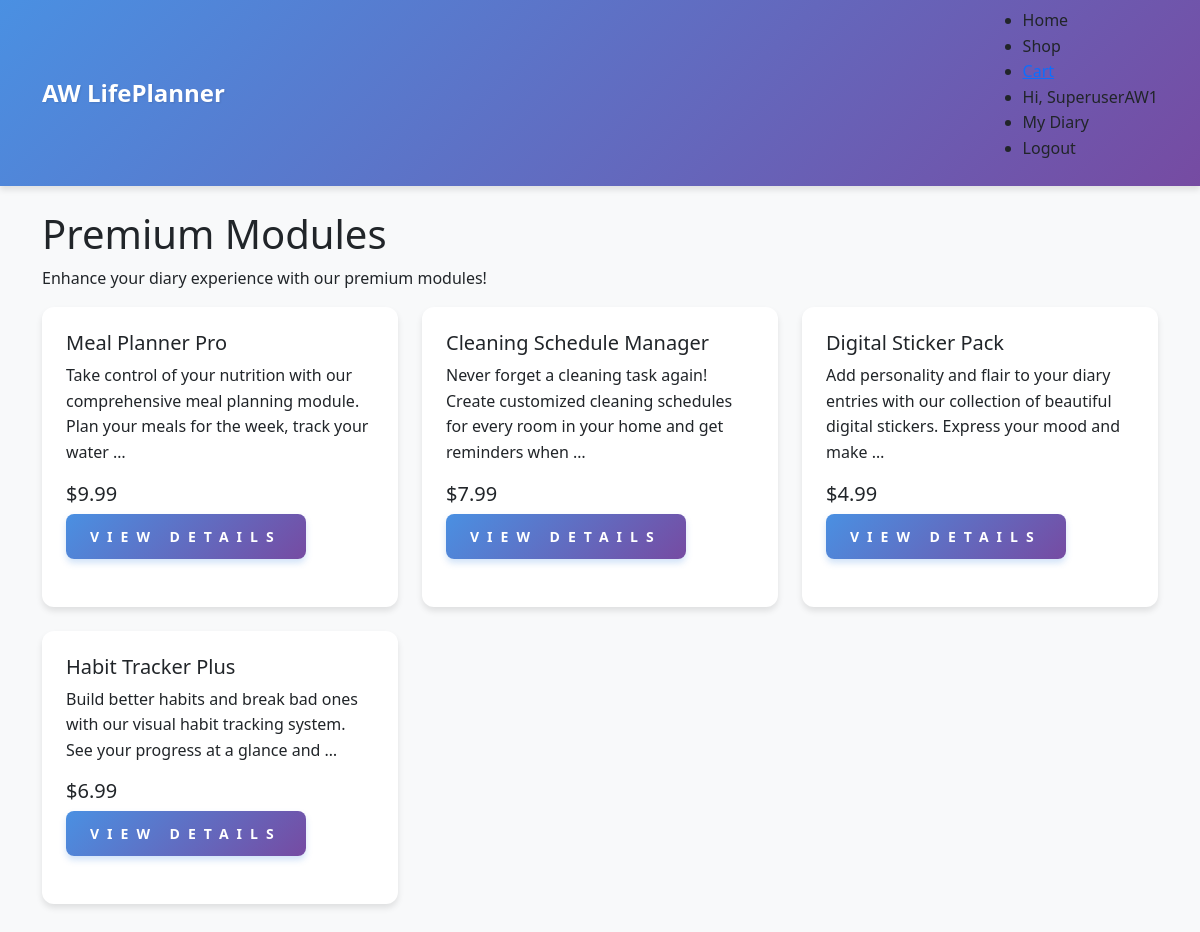
Page /shop/ (signed in) on the earlier database version.
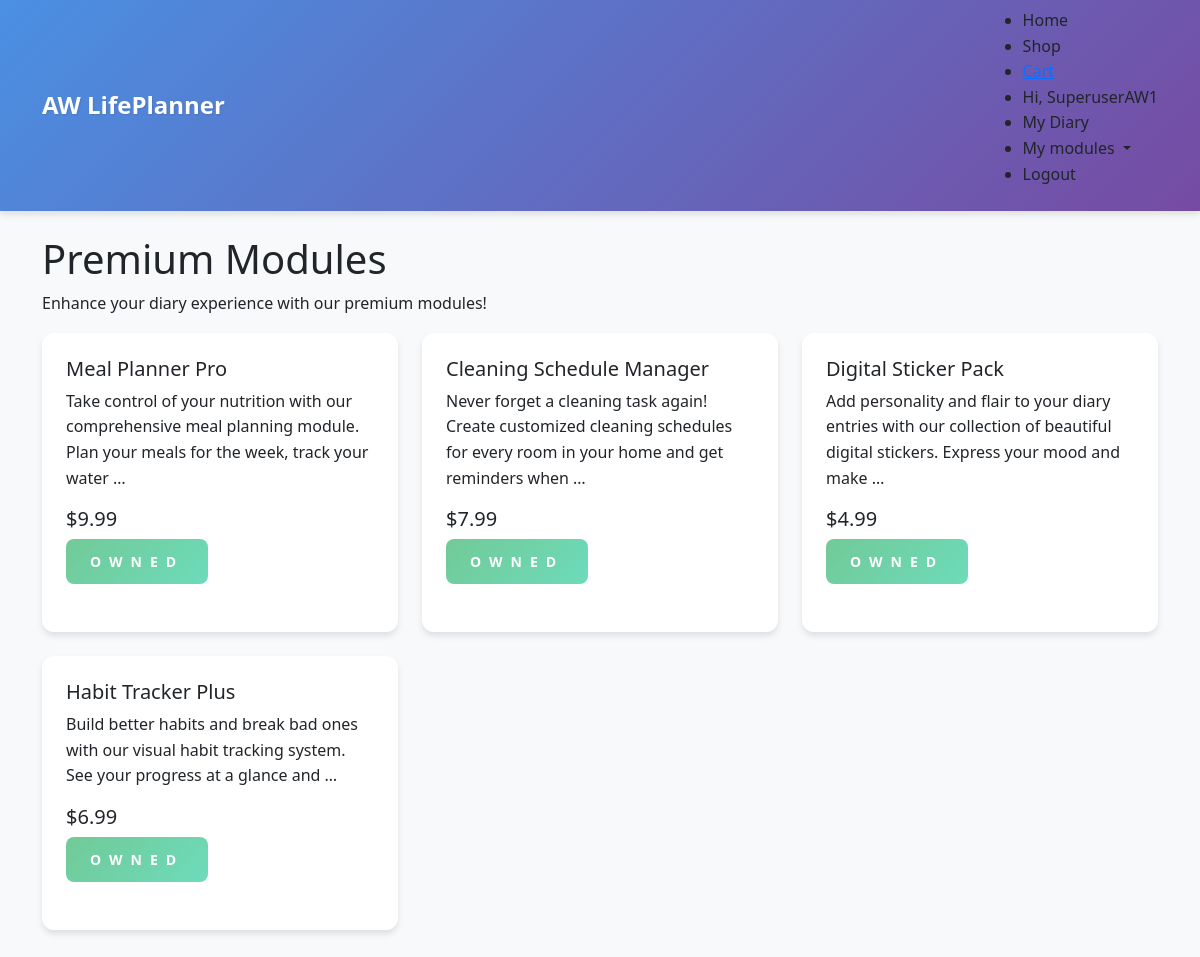
Same page on the later database version.
### shop/models.py (models this page shows, shortened)
class Module(models.Model):
    MODULE_TYPES = [
        ('meal_planner', 'Meal Planner'),
        ('cleaning_schedule', 'Cleaning Schedule'),
        ('stickers', 'Digital Stickers'),
        ('habit_tracker', 'Habit Tracker'),
    ]
    category = models.ForeignKey('Category', null=True, blank=True, on_delete=models.SET_NULL)
    name = models.CharField(max_length=254)
    module_type = models.CharField(max_length=50, choices=MODULE_TYPES)
    description = models.TextField()
    price = models.DecimalField(max_digits=6, decimal_places=2)
    image = models.ImageField(null=True, blank=True)  # ändrat från images

### shop/views.py (the view)
# urls.py: path('', views.all_modules, name='modules'),
def all_modules(request):
    modules = Module.objects.all()
    purchased_modules = []
    if request.user.is_authenticated:
        purchased_modules = UserModule.objects.filter(
            user=request.user
        ).values_list('module_id', flat=True)
    context = {
        'modules': modules,
        'purchased_modules': purchased_modules,
    }
    return render(request, 'shop/modules.html', context)

### shop/templates/shop/modules.html (shortened to what this page needs)
{% extends 'base.html' %}
{% block content %}
    <h1>Premium Modules</h1>
    <p>Enhance your diary experience with our premium modules!</p>
    <div class="row">
        {% if modules %}
            {% for module in modules %}
                <div class="col-md-4 mb-4">
                    <div class="card h-100">
                        <div class="card-body">
                            <h5 class="card-title">{{ module.name }}</h5>
                            <p class="card-text">{{ module.description|truncatewords:20 }}</p>
                            <p class="h5">${{ module.price }}</p>
                            {% if user.is_authenticated %}
                                {% if module.id in purchased_modules %}
                                <button class="btn btn-success" disabled>Owned</button>
                                {% else %}
                                    <a href="{% url 'shop:module_detail' module.id %}" class="btn btn-primary">View Details</a>
                                {% endif %}
                            {% else %}
                                <a href="{% url 'account_login' %}" class="btn btn-primary">Login to Purchase</a>
                            {% endif %}
                        </div>
                    </div>
                </div>
            {% endfor %}
        {% else %}
            <div class="col-12">
                <p>No modules available yet.</p>
            </div>
        {% endif %}
    </div>
{% endblock %}

### templates/base.html (shortened to what this page needs)
{% load static %}
<!DOCTYPE html>
<html lang="en">
<head>
    <link href="https://cdn.jsdelivr.net/npm/bootstrap@5.3.0/dist/css/bootstrap.min.css" rel="stylesheet">
    <link rel="stylesheet" href="{% static 'css/main.css' %}">
</head>
<body>
    <nav class="navbar navbar-expand-lg navbar-light bg-ligth">
        <div class="container">
            <a href="/" class="navbar-brand">AW LifePlanner</a>
            <div class="collaps navbar-collapes" id="navbarNav" >
                <ul class="nabar-nav ms-auto">
                    <li class="nav-item">
                        <a href="/" class="nav-link">Home</a>
                    </li>
                    <li class="nav-item">
                        <a href="{% url 'shop:modules' %}" class="nav-link">Shop</a>
                    </li>
                    {% if user.is_authenticated %}
                        <li class="nav-item">
                            <a href="{% url 'shop:view_cart' %}">
                            </a>
                        </li>
                        <li class="nav-item">
                            <a href="#" class="nav-link">Hi, {{ user.username }}</a>
                        </li>
                        <li class="nav-item">
                            <a class="nav-link" href="{% url 'diary:diary_home' %}">My Diary</a>
                        </li>
                        {% if user.is_authenticated %}
                            {% if user.usermodule_set.exists %}
                                <li class="nav-item dropdown">
                                    <a href="#" id="modulesDropdown" role="button" class="nav-link dropdown-toggle" data-bs-toggle="dropdown">
                                        My modules
                                    </a>
                                </li>
                            {% endif %}
                        {% endif %}
                        <li class="nav-item">
                            <a href="{% url 'account_logout' %}" class="nav-link">Logout</a>
                        </li>
                    {% endif %}
                </ul>
            </div>
        </div>
    </nav>
    <main class="container my-4">
        {%  block content %}
        {% endblock %}
    </main>
</body>
</html>

### static/css/main.css (style rules this page uses)
:root { --primary-color: #4a90e2; --secondary-color: #f39c12; --success-color: #27ae60; --danger-color: #e74c3c; --warning-color: #f1c40f; --info-color: #3498db; --light-color: #ecf0f1; --dark-color: #2c3e50; --gradient-primary: linear-gradient(135deg, var(--primary-color) 0%, #764ba2 100%); --gradient-success: linear-gradient(135deg, var(--success-color) 0%, #20c997 100%); --gradient-danger: linear-gradient(135deg, var(--danger-color) 0%, #fd7e14 100%); --shadow-soft: 0 4px 6px rgba(0, 0, 0, 0.1); --shadow-hover: 0 8px 15px rgba(0, 0, 0, 0.15); --border-radius: 0.75rem; --transition: all 0.3s ease; }
body { font-family: segoe UI, Tahoma, Geneva, Verdana, sans-seif; background-color: #f8f9fa; line-height: 1.6; }
.navbar { box-shadow: var(--shadow-soft); background: var(--gradient-primary) !important; }
.navbar-brand { font-weight: bold; color: white !important; font-size: 1.5rem; text-shadow: 1px 1px 2px rgba(0, 0, 0, 0.1); }
.card { border: none; box-shadow: var(--shadow-soft); transition: var(--transition); margin-bottom: 1.5rem; border-radius: var(--border-radius); overflow: hidden; }
.card-body { padding: 1.5rem; }
.btn { border-radius: 0.5rem; font-weight: 600; padding: 0.75rem 1.5rem; transition: var(--transition); text-transform: uppercase; letter-spacing: 0.5rem; font-size: 0.875rem; }
.btn-success { background: var(--gradient-success); border: none; }

Differences in the rows shown:
computed for Module "Meal Planner Pro": text "VIEW DETAILS" → "OWNED"
changed Module "Cleaning Schedule Manager": text "VIEW DETAILS" → "OWNED"
computed for Module "Digital Sticker Pack": text "VIEW DETAILS" → "OWNED"
computed for Module "Habit Tracker Plus": text "VIEW DETAILS" → "OWNED"
Other differences:
text now shown: "My modules"
